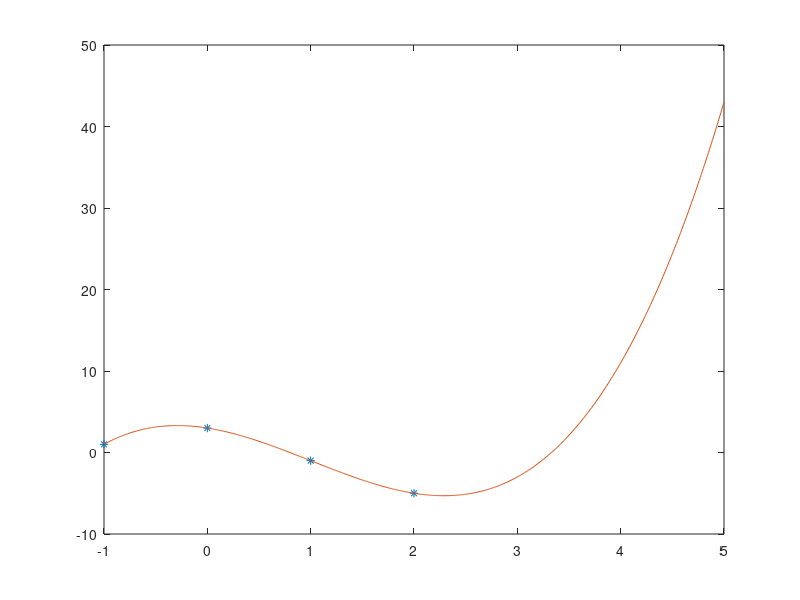

The MATLAB source for this figure:
clear
clc

x(1)=-1;
x(2)=0;
x(3)=1;
x(4)=2;
y(1)=1;
y(2)=3;
y(3)=-1;
y(4)=-5;
n=3;
pn=0;

t=[-1:0.01:5];

for i=1:n+1
  L(i,:) =0*t+1;
endfor

for i=1:n+1
  for j=1:n+1
    if(j!=i)
      L(i,:) .*= (t-x(j))/(x(i)-x(j));
    endif
  endfor
endfor

for k=1:n+1
  pn += y(k)*L(k,:);
endfor
pn;

plot(x,y,'*',t,pn)
